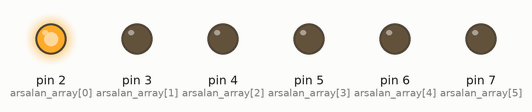
Bench run of a sketch on a simulated Arduino Uno, built with avr-gcc and run on an emulated ATmega328P. Shown: output pins drawn as LEDs (lit = HIGH).

Above: at 0.2 s.
At 1.2 s:
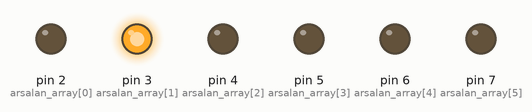
At 2.2 s:
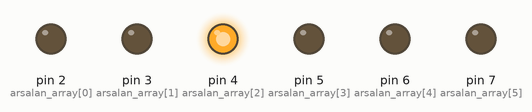
At 4.2 s:
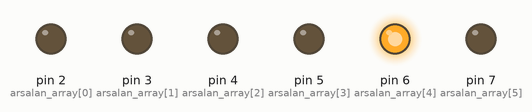
At 7.7 s:
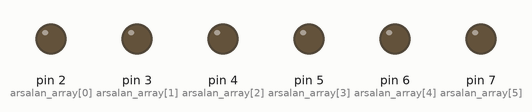
At 15.2 s:
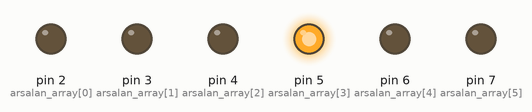
Timing chart, 0 to 15.6 s (numbered marks = the images above):
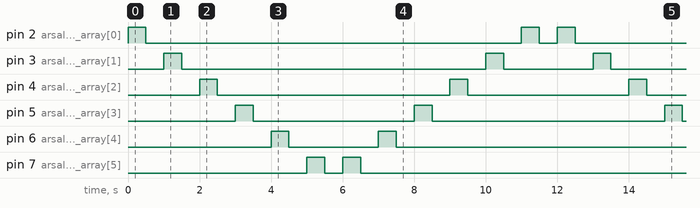

The sketch:

array_with_for.ino
```cpp
int arsalan_array[]={2,3,4,5,6,7};
int i=0;
void setup() {
  // put your setup code here, to run once:
for(i=0;i<6;i++){
  pinMode(arsalan_array[i],OUTPUT);
  }
}

void loop() {
  // put your main code here, to run repeatedly:
for (i=0;i<6;i++){
  digitalWrite(arsalan_array[i],HIGH);
  delay(500);
  digitalWrite(arsalan_array[i],LOW);
  delay(500);
}
for (i=5;i>=0;i--)
{
  digitalWrite(arsalan_array[i],HIGH);
  delay(500);
  digitalWrite(arsalan_array[i],LOW);
  delay(500);
}
}
```

Measured:
- by itself, pin 2 (arsalan_array[0]): repeats every 12.0 s: LOW 10.5 s, HIGH 0.50 s, LOW 0.50 s, HIGH 0.50 s
- by itself, pin 3 (arsalan_array[1]): repeats every 12.0 s: LOW 8.5 s, HIGH 0.50 s, LOW 2.5 s, HIGH 0.50 s
- by itself, pin 4 (arsalan_array[2]): repeats every 12.0 s: LOW 6.5 s, HIGH 0.50 s, LOW 4.5 s, HIGH 0.50 s
- by itself, pin 5 (arsalan_array[3]): repeats every 12.0 s: LOW 4.5 s, HIGH 0.50 s, LOW 6.5 s, HIGH 0.50 s
- by itself, pin 6 (arsalan_array[4]): repeats every 12.0 s: LOW 2.5 s, HIGH 0.50 s, LOW 8.5 s, HIGH 0.50 s
- by itself, pin 7 (arsalan_array[5]): repeats every 12.0 s: LOW 0.50 s, HIGH 0.50 s, LOW 10.5 s, HIGH 0.50 s
